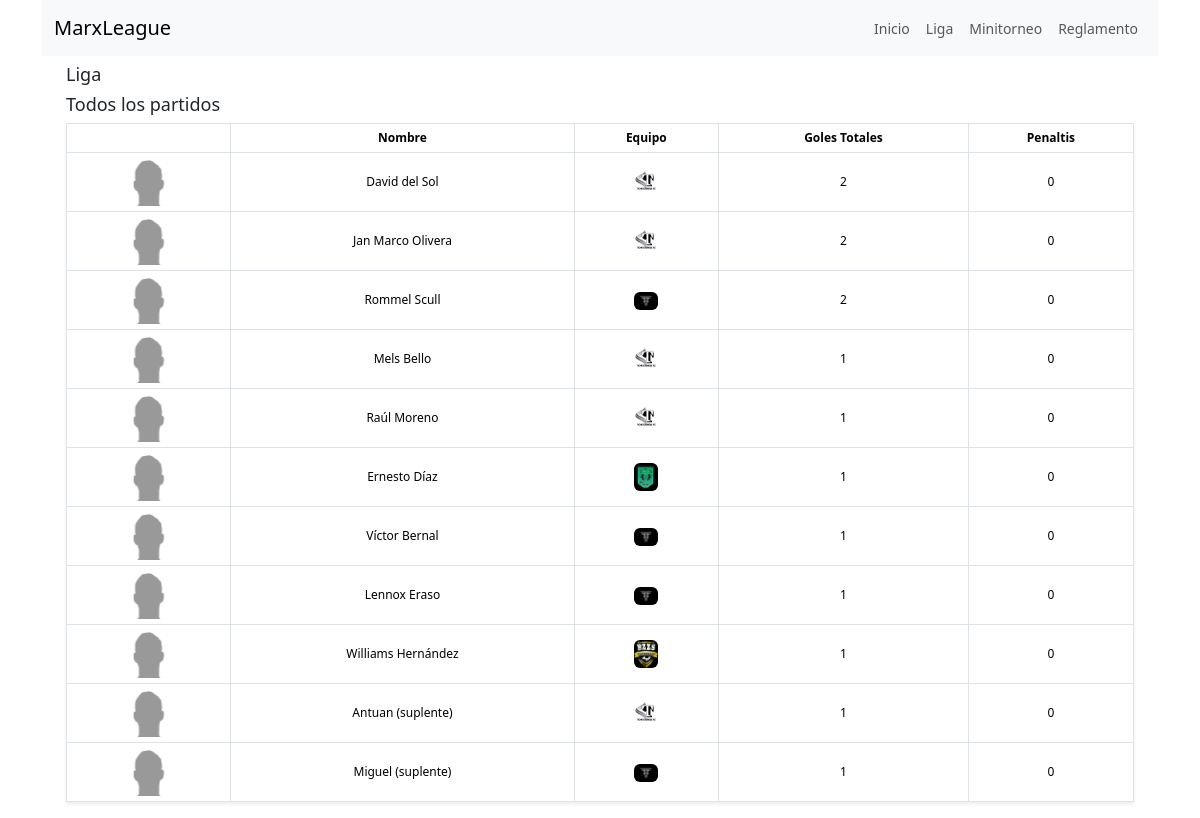
The app's page /stats/liga, older data.
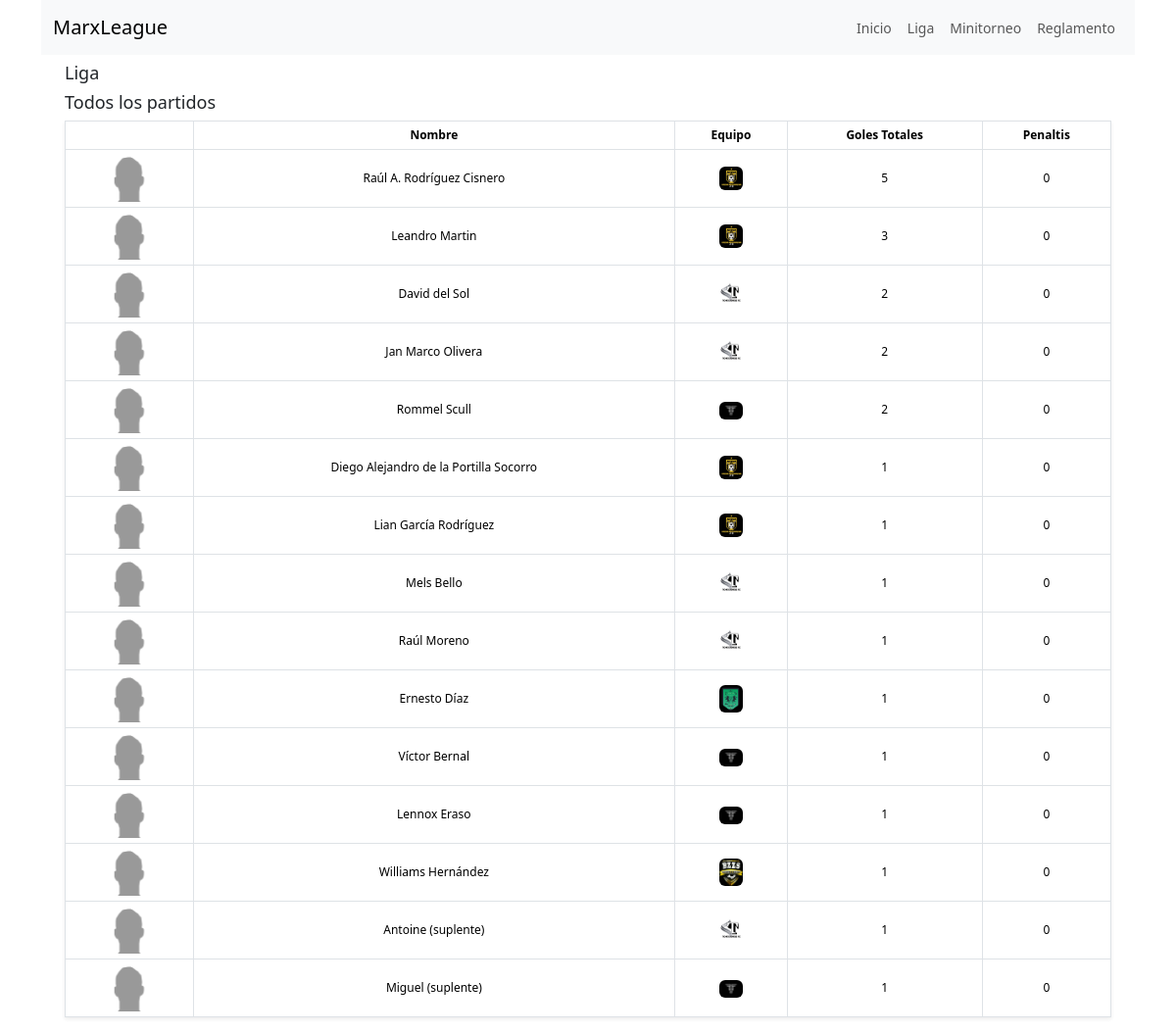
The same page, newer data.
### futbol/models/player.py (models this page shows, shortened)
class Player(models.Model):
    name = models.CharField(max_length=100, unique=True, default="Nombre")
    grade = models.CharField(max_length=50, null=True, blank=True)
    imagen = models.CharField(max_length=100, null=True, blank=True)
    alias = models.CharField(max_length=50, null=True, blank=True)

### futbol/views/pages/stats_menu_option_page.py (the view)
# urls.py: path("stats/<slug:league_slug>", StatsMenuOptionPageView.as_view(), name="stats_page"),
class StatsMenuOptionPageView(TemplateView):
    template_name = "pages/stats_menu_option_page.html"
    def get_context_data(self, **kwargs):
        context = super().get_context_data(**kwargs)
        league = League.objects.get(slug=self.kwargs.get('league_slug'))
        stats_goals_view = StatsGoalsView(**kwargs)
        stats_goals_context = stats_goals_view.get_context_data(request=self.request, league_slug=self.kwargs.get('league_slug'),limits=5, show_details=True)
        stats_goals_view = render_to_string(stats_goals_view.template_name, stats_goals_context)
        context['stats_goals_view'] = stats_goals_view
        context['league'] = league
        return context

### futbol/templates/views/stats_goals_view.html (shortened to what this page needs)
{% load static %}
<table class="table table-bordered table-condensed shadow-sm">
  <thead>
    <tr>
      <th class="text-center"></th>
      <th class="text-center">Nombre</th>
      <th class="text-center">Equipo</th>
      <th class="text-center">Goles Totales</th>
      <th class="text-center">Penaltis</th>
    </tr>
  </thead>
  <tbody>
    {% for goal in goals %}
      <tr>
        <td class="text-center">
          <img style="height: 48; width: 48px" src="{% static 'futbol/images/players/' %}{{ goal.player__imagen|default:'na' }}.png" class="rounded" alt="Logo" /> <br />
        </td>
        <td class="text-center align-middle">{{ goal.player__name }}</td>
        <td class="text-center align-middle">
          <img style="height: 24; width: 24px" src="{% static 'futbol/images/logos/' %}{{ goal.player__playerleagueteam__team__imagen|default:'na' }}.png" class="rounded" alt="Logo" />
        </td>
        <td class="text-center align-middle">{{ goal.goals }}</td>
        <td class="text-center align-middle">{{ goal.penalties }}</td>
      </tr>
    {% endfor %}
  </tbody>
</table>

Row changes from the older to the newer data that the page shows:
now on this page (row edited): Player: player__name "Raúl A. Rodríguez Cisnero", goals "5", penalties "0"
now on this page (row unchanged): Player: player__name "Leandro Martin", goals "3", penalties "0"
now on this page (row unchanged): Player: player__name "Diego Alejandro de la Portilla Socorro", goals "1", penalties "0"
now on this page (row unchanged): Player: player__name "Lian García Rodríguez", goals "1", penalties "0"
changed Player: player__name "Antuan (suplente)" → "Antoine (suplente)"
